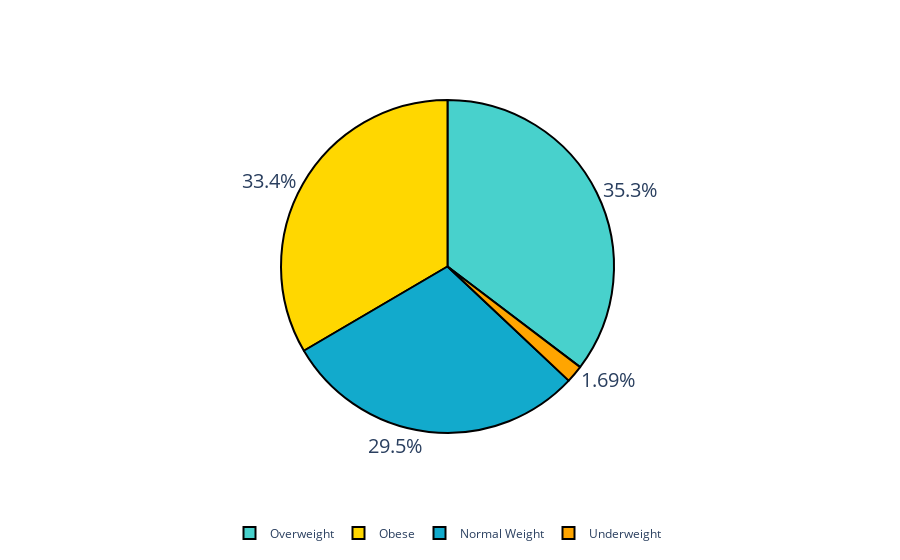

The notebook cell saved with this chart:
### Code cell
from pandas import Series
import plotly.graph_objects as go

colors = ['mediumturquoise', 'gold', '#12AACC', 'orange', '#007EB0']

df_bmi: Series = df['_BMI5CAT'].value_counts()
df_bmi = df_bmi.drop(labels='<NA>')

fig = go.Figure(data=[
    go.Pie(
        labels=df_bmi.keys(), 
        values=df_bmi.values
    )
])

fig.update_layout(
    legend=dict(
        orientation="h",
        yanchor="middle",
        y=-0.3,
        xanchor="center",
        x=0.5
    )
)

fig.update_traces(
    hoverinfo='label+percent', 
    textinfo='percent',
    textfont_size=20,
    textposition='outside',
    marker=dict(
        colors=colors, 
        line=dict(color='#000000', width=2)
    ),
)

fig.show()

### Figure 1 — Plotly figure (JSON) as saved in the notebook; plotly's stock layout.template omitted (floating-point values rounded to 4 significant figures)
{"data": [{"hoverinfo": "label+percent", "labels": ["Overweight", "Obese", "Normal Weight", "Underweight"], "marker": {"colors": ["mediumturquoise", "gold", "#12AACC", "orange", "#007EB0"], "line": {"color": "#000000", "width": 2}}, "textfont": {"size": 20}, "textinfo": "percent", "textposition": "outside", "type": "pie", "values": [11140, 10545, 9313, 532]}], "layout": {"legend": {"orientation": "h", "x": 0.5, "xanchor": "center", "y": -0.3, "yanchor": "middle"}}}
